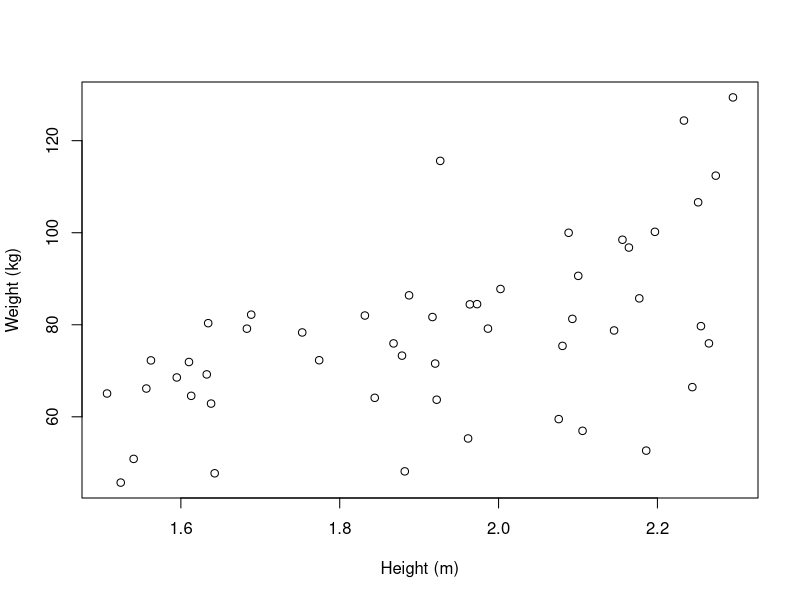
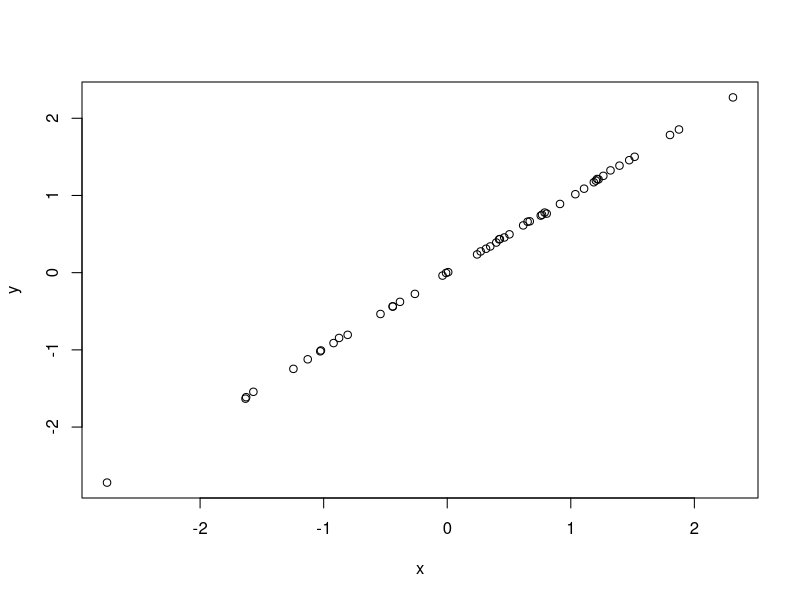
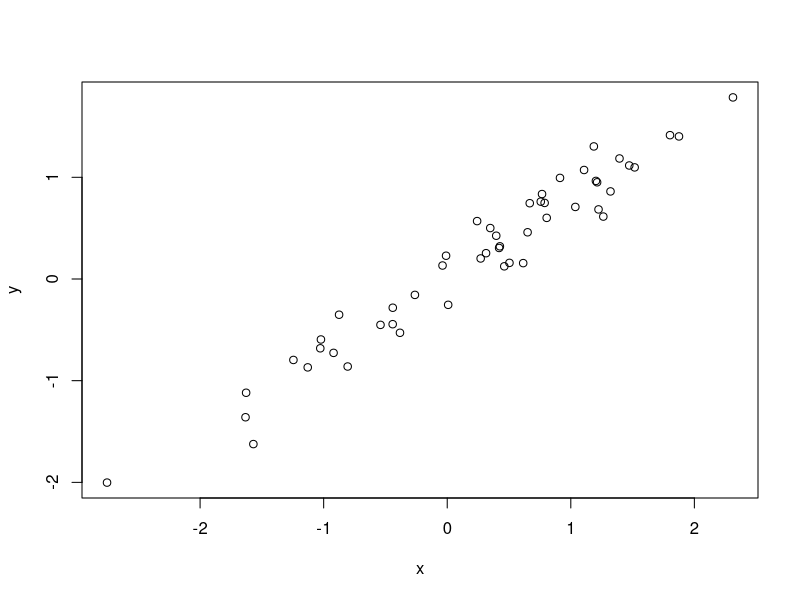
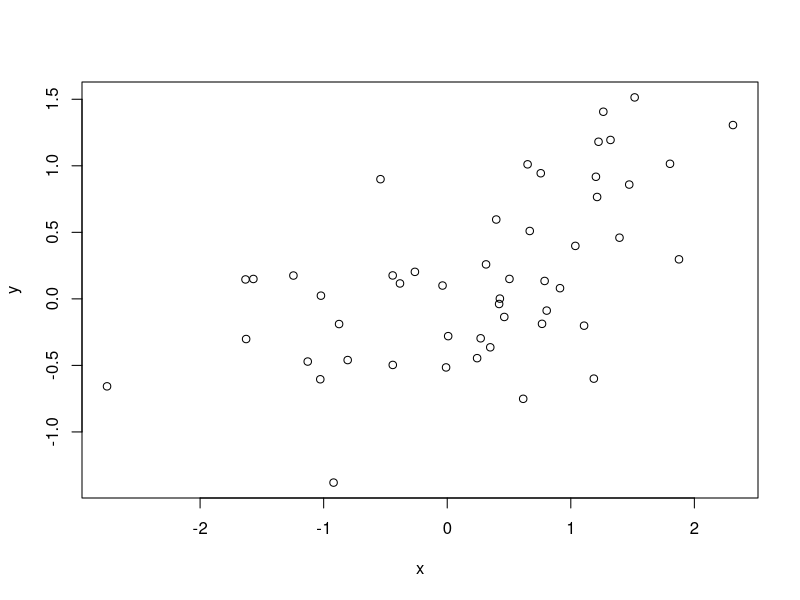
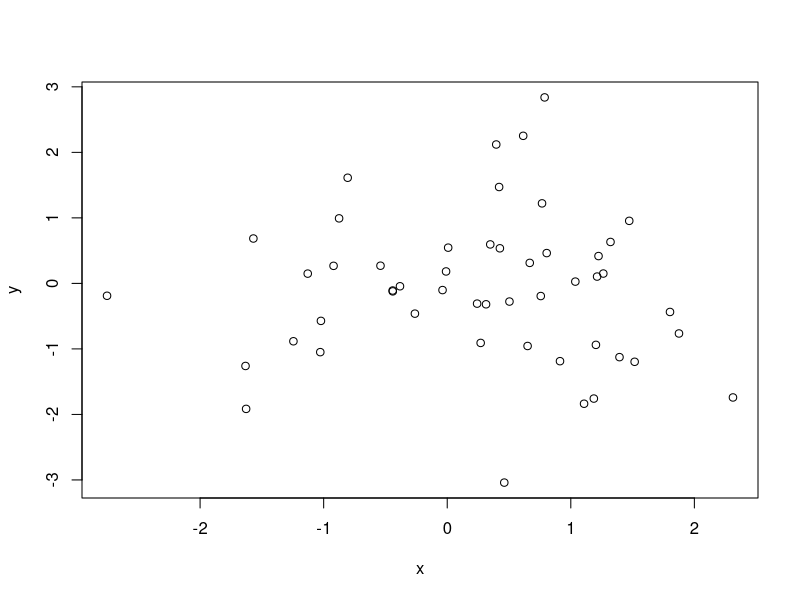
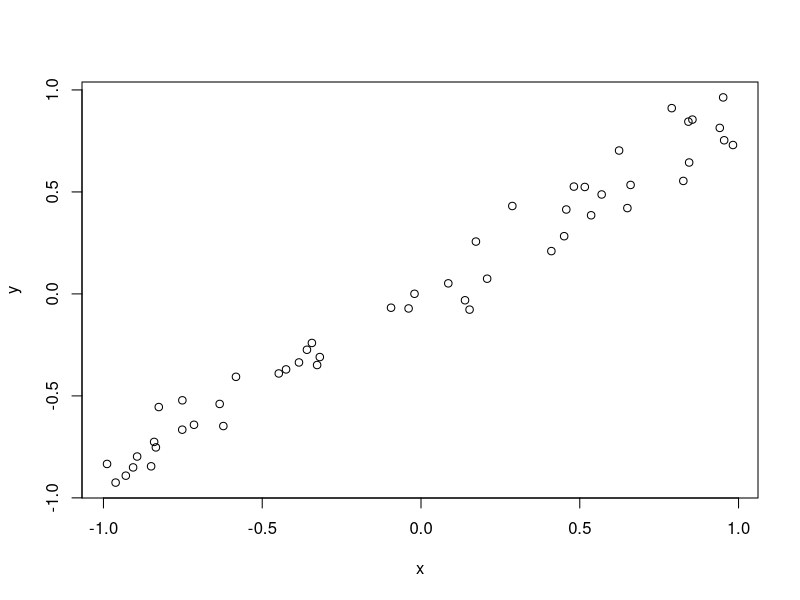
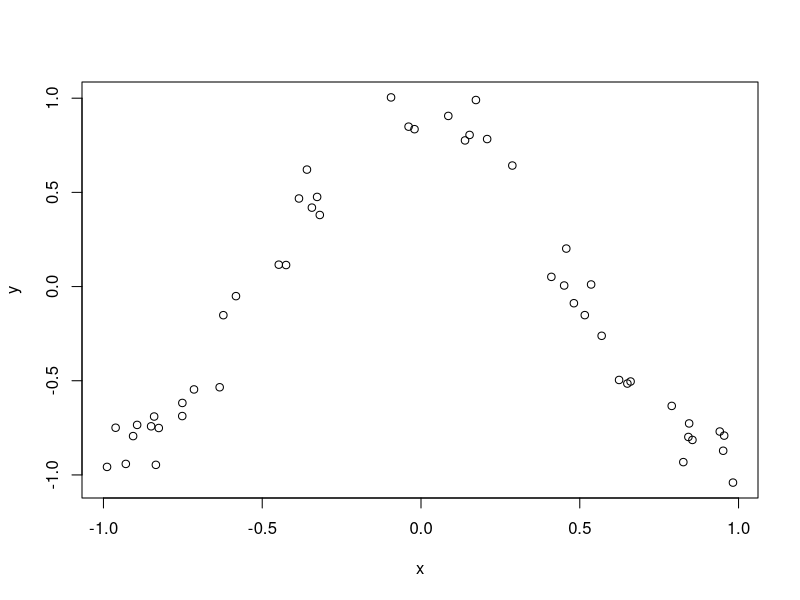
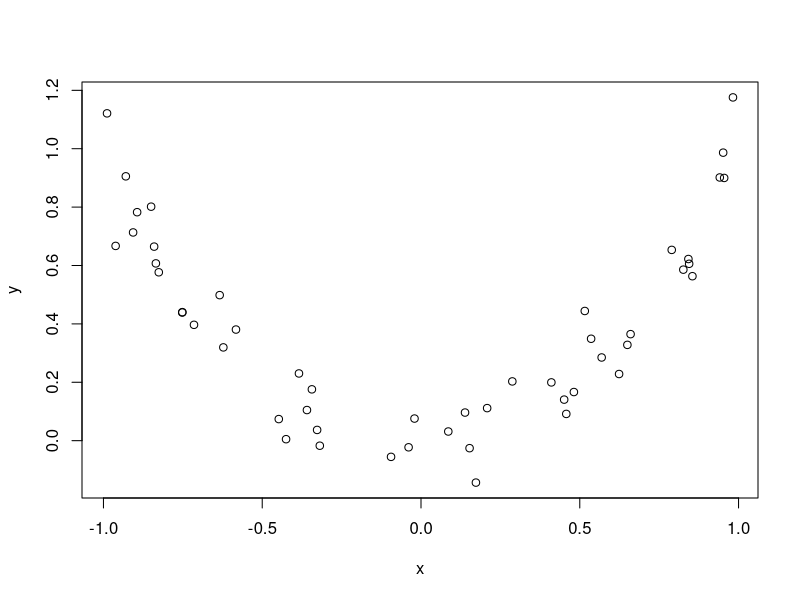

Generate these figures, in order, with R:
# ================================================== #
# Canadian Bioinformatics Workshops Series           #
# Toronto, May 21 and 22 2015                        #
# Exploratory Analysis of Biological Data using R    #
#                                                    #
# Faculty: Boris Steipe <boris.steipe@utoronto.ca>   #
#                                                    #
# Some prior contributions by:                       #
#   Raphael Gottardo, FHCRC                          #
#   Sohrab Shah, UBC                                 #
#                                                    #
#                                                    #
# Module 2: Regression                               #
#                                                    #
# ================================================== #



# =============================================
# Scenario
# =============================================



# =============================================
# Synthetic data: linear model
# =============================================

# This synthetic sample generates observations that
# could come from measuring height and weight of 
# a human cohort.

# We generate random heights in an interval, then
# calculate hypothetical weights according to a simple
# linear equation. Finally we add "errors" to the
# weights.

# The goal of our analysis is to recover the parameters
# of our synthetic data.

synthHWsamples <- function(n) {
	set.seed(83)
	# parameters for a height vs. weight plot 
	hmin <- 1.5
	hmax <- 2.3
	M <- matrix(nrow=n,ncol=2)
	# generate a column of numbers in the interval
	M[,1] <- runif(n, hmin, hmax)
	# generate a column of numbers with a linear model
	M[,2] <- 40 * M[,1] + 1
	# add some errors
	M[,2] <- M[,2] + rnorm(n, 0, 15)
	return(M)
}

HW<-synthHWsamples(50) # generate 50 proband's heights and weights
plot(HW, xlab="Height (m)", ylab="Weight (kg)") # plot with labels

cor(HW[,1], HW[,2]) # calculate correlation

# =============================================
# What does a correlation coefficient "mean"?

x<-rnorm(50) # 50 random deviates from a N(0,1)

# y values: a fraction is y<-x and a fraction is random
r <- 0.99; y <- (r * x) + ((1-r) * rnorm(50)); plot(x,y); cor(x,y)
r <- 0.8;  y <- (r * x) + ((1-r) * rnorm(50)); plot(x,y); cor(x,y)
r <- 0.4;  y <- (r * x) + ((1-r) * rnorm(50)); plot(x,y); cor(x,y)
r <- 0.01; y <- (r * x) + ((1-r) * rnorm(50)); plot(x,y); cor(x,y)

# What if the relation is not linear?
x<-runif(50,-1,1)
r <- 0.9

y <- (r * x) + ((1-r) * rnorm(50)); plot(x,y); cor(x,y)


# periodic ...
y <- (r * cos(x*pi)) + ((1-r) * rnorm(50)); plot(x,y); cor(x,y)
# polynomial ...
y <- (r * x*x) + ((1-r) * rnorm(50)); plot(x,y); cor(x,y)
# exponential
y <- (r * exp(5*x)) + ((1-r) * rnorm(50)); plot(x,y); cor(x,y)

# circular ...
a <- (r * cos(x*pi)) + ((1-r) * rnorm(50))
b <- (r * sin(x*pi)) + ((1-r) * rnorm(50))
plot(a,b); cor(a,b)


# =============================================
# After becoming more familiar with correlations,
# we return to analyzing our data.

# R provides lm() for regression analysis:
# Remember: the true parameters were weight = 40 * height + 1
?lm
lm(HW[,2] ~ HW[,1])

# What are these numbers?
# How do they relate to our question?
# Is the estimate any good?

# replot the data
plot(HW, xlab="Height (m)", ylab="Weight (kg)") # plot with labels

# plot a regression line 
abline(lm(HW[,2] ~ HW[,1]), col="firebrick", lwd=3)

# calculate residuals
res <- resid(lm(HW[,2] ~ HW[,1]))

# calculate idealized values
fit <- fitted(lm(HW[,2] ~ HW[,1]))

# plot differences
segments(HW[,1], HW[,2], HW[,1], fit, col="#AA000044")

# plot and analyze residuals
plot(fit, res)
cor(fit, res)

# Calculate and plot prediction and confidence limits.
# PREDICTION limits give boundaries on future observations,
# they characterize how well the model is expected to
# accommodate new data.
#
# CONFIDENCE limits give boundaries on adequate models.
# They characterize how well we can trust our model
# parameters.

pp<-predict(lm(HW[,2] ~ HW[,1]), int="p")
pc<-predict(lm(HW[,2] ~ HW[,1]), int="c")
head(pc)

# Now plot pp and pc limits
# first sort on x
o <- order(HW[,1]) # o is an index vector, sorted on x-values
HW2 <- HW[o,]

# second, recompute pp, pc in sorted order
pc<-predict(lm(HW2[,2] ~ HW2[,1]), int="c")
pp<-predict(lm(HW2[,2] ~ HW2[,1]), int="p")

# Then plot
plot(HW2, xlab="Height (m)", ylab="Weight (kg)", ylim=range(HW2[,2], pp))
matlines(HW2[,1], pc, lty=c(1,2,2), col="slategrey")
matlines(HW2[,1], pp, lty=c(1,3,3), col="firebrick")

# =============================================
# Non linear least-squares fit
# =============================================

# Here is an example for a non-linear least-squares fit
# to a set of observations, using a formula that we 
# define ourselves.

# We simulate the risk of contracting a disease at
# a certain age according to a logistic function
# centred on 50 years and spread in onset approximately
# between 0 and 100 years.

# =============================================
# Synthetic data: arbitrary model
# =============================================

# We employ a strategy that can be used to generate samples
# for any arbitrary target distribution. To achieve this
# we generate a random, uniformly distributed variate x
# in an interval in which we are interested. For each
# variate, we calculate the corresponding function value f(x). Then
# we "roll dice" whether to accept or reject the first variate:
# We generate a second uniform variate z in the range of the
# target function in our interval. If f(x) is smaller than z, we 
# accept x as a sample in our distribution.

# Consider this code:

ageOfOnset <- function (n) {
	X <- c()
	i <- 1
	while (i < n) {
		age<-floor(runif(1,1,100))
		s<-runif(1)	# sample uniform between 0 and 1
						# i.e. in the range of the function 
		if (s < 1-(1/(1+exp(0.1*(age-50))))) {
			# if s is smaller than the function value ...
			X <- append(X, age) # ... add this age to the vector 
			i<-i+1 # ... and increment i.
		}
		# Else, try again until n successful attempts.
	}
	return(X)
}

fx <- function(x) {1-(1/(1+exp(0.1*(x))))}
curve(fx, xlim=c(-50,50), col="red", lwd="2")

ages <- ageOfOnset(10000)
head(ages, 20)
myCounts <- tabulate(ages)
head(myCounts)
plot(myCounts)

# How can we recover the parameters 0.1 and 50 ...
#   1-(1/(1+exp(0.1*(age-50)))))
#               ^^^      ^^
# ... from the dataset?
# Non-linear least-squares fit of a self-defined function!
fz <- function(t, S, tm, B) { S*(1-(1/(1+exp(B*(t-tm))))) }
# here:
#   t is the time
#   S is a scaling factor
#   tm is the mean age of onset
#   B is the risk

# Try some "reasonable" starting parameters, otherwise the
# curve-fit might not converge.

 curve(fz(x, S=180, tm=48, B=0.2), add=TRUE, col="slategrey", lwd=1, lty=2)

# now use nls() to fit the formula against our data

age <- c(1:99)
nlsFz <- nls(myCounts ~ fz(age, S, med, B), start=c(S=120, med=30, B=0.9))

nlsFz

summary(nlsFz)
coef(nlsFz)

p <- coef(nlsFz)

# plot the curve with the fitted parameters
curve(fz(x, S=p[1], tm=p[2], B=p[3]), add=TRUE, col="firebrick", lwd=2)

# Let us explore the set of curves that are compatible with the solution.
# For this, we calculate a number of curves with randomly modified parameters
# and plot them with semitransparent lines.

sdev <- confint(nlsFz)
sdev

# calculate the mean and standard deviation for all three parameters
a <- p - sdev[,1] 
b <- sdev[,2] - p
a; b
sdev <- (a+b)/2

plot(myCounts)
n <- 5
for (i in 1:n) {
	rS <- rnorm(1, mean=p[1], sd=sdev[1])
	rT <- rnorm(1, mean=p[2], sd=sdev[2])
	rB <- rnorm(1, mean=p[3], sd=sdev[3])
	curve(fz(x, S=rS, tm=rT, B=rB), add=TRUE, 
	      col=cm.colors(n)[i], lwd=3)
}


# do this many times and plot the curve with a thin, blue line
plot(myCounts, type="n")
n <- 800
for (i in 1:n) {
	rS <- rnorm(1, mean=p[1], sd=sdev[1])
	rT <- rnorm(1, mean=p[2], sd=sdev[2])
	rB <- rnorm(1, mean=p[3], sd=sdev[3])
	curve(fz(x, S=rS, tm=rT, B=rB), add=TRUE, 
	      col="#77BEFB", lwd=0.03)
}
points(myCounts)



# For a discussion of how to apply a weighting function to the weights = 
# parameter of nls(), including a good use of deparse() and sys.calls(),
# see: http://www.r-bloggers.com/a-weighting-function-for-nls-nlslm/




# [End]

